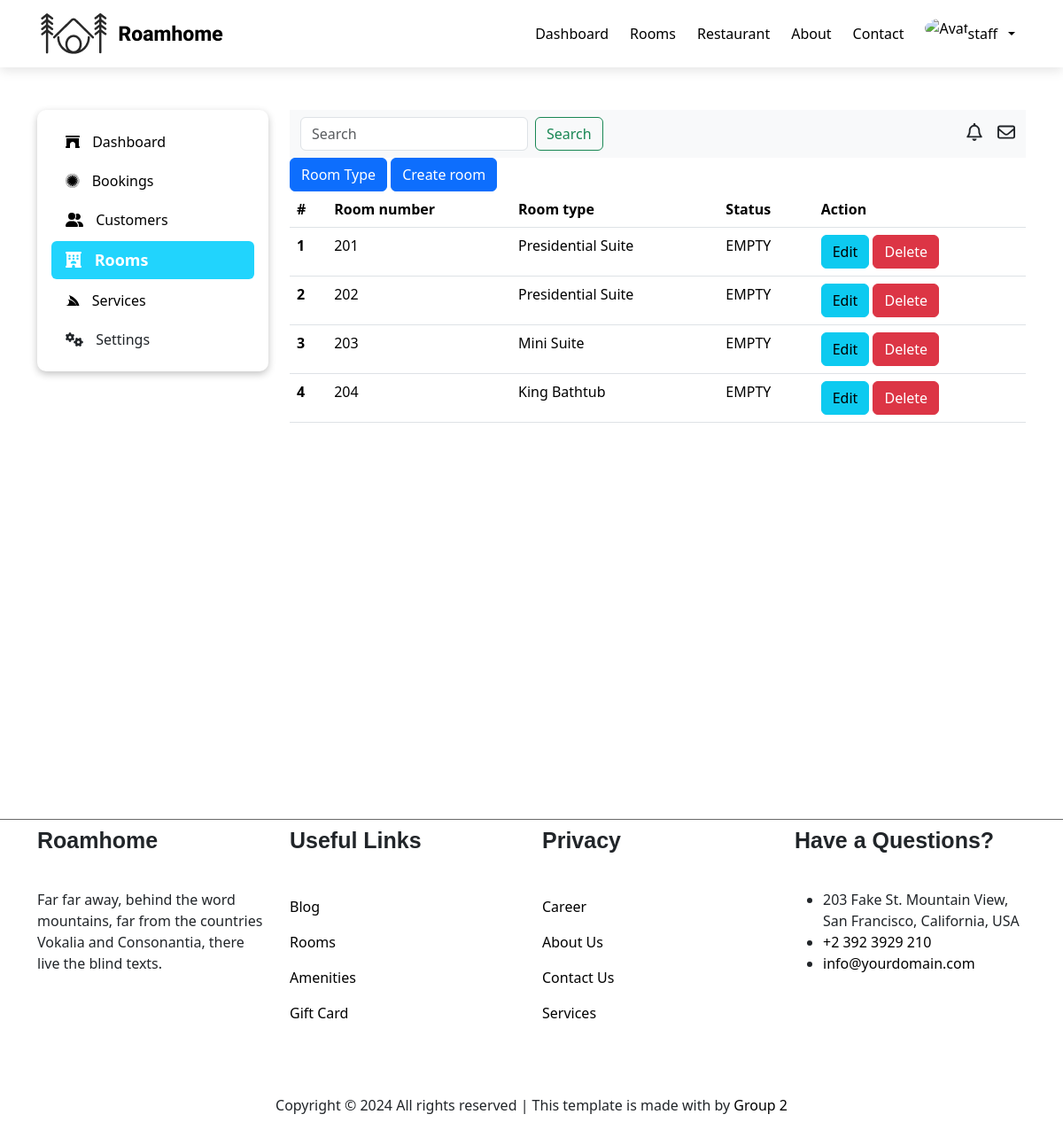
/wp-admin/rooms/ (signed in), run on the app's committed database.
### user/models.py (models this page shows, shortened)
class User(AbstractBaseUser, PermissionsMixin):
    class Meta:
        db_table = 'user'
    username = models.CharField(max_length=20, unique=True)
    email = models.EmailField(_('email address'), unique=True)
    role = models.CharField(max_length=10, choices=Roles.choices, default=Roles.USER)
    is_staff = models.BooleanField(default=False)
    created_at = models.DateTimeField(auto_now_add=True)
    updated_at = models.DateTimeField(auto_now=True)
    status = models.BooleanField(default=True)
    objects = CustomUserManager()
    USERNAME_FIELD = 'username'
    REQUIRED_FIELDS = ['email']

### room/models.py (models this page shows)
class Room(models.Model):
    class Meta:
        db_table = 'room'
    class Status(models.TextChoices):
        EMPTY = 'EMPTY'
        CLEAN = 'CLEAN'
        BOOKED = 'BOOKED'
    room_number = models.CharField(max_length=10)
    status = models.CharField(max_length=10, choices=Status.choices, default=Status.EMPTY)
    room_type = models.ForeignKey(RoomType, on_delete=models.CASCADE)

class RoomType(models.Model):
    class Meta:
        db_table = 'room-type'
    name = models.CharField(max_length=50)
    description = models.TextField()
    price = models.FloatField()
    num_adults = models.IntegerField()
    num_children = models.IntegerField()
    banner = models.CharField(max_length=200, default='/room/images/room.jpg')
    def __str__(self):
        return self.name

### manager/views.py (the view)
# urls.py: path('rooms/', manager.all_room, name='all-room'),
@login_required(login_url='login')
@user_passes_test(lambda user: user.role == 'STAFF', login_url='home')
def all_room(request):
    rooms = Room.objects.all()
    return render(request, 'manager/pages/rooms/rooms.html', { 'rooms': rooms })

### manager/templates/manager/pages/rooms/rooms.html
{% extends 'manager/pages/dashboard.html' %} {% block dashboard_section %}
<main>
    <div>
        <a href="{% url 'all-room-type' %}" type="button" class="btn btn-primary">Room Type</a>
        <a href="{% url 'create-room' %}" type="button" class="btn btn-primary">Create room</a>
    </div>
    <table class="table">
        <thead>
            <tr>
                <th scope="col">#</th>
                <th scope="col">Room number</th>
                <th scope="col">Room type</th>
                <th scope="col">Status</th>
                <th scope="col">Action</th>
            </tr>
        </thead>
        <tbody>
            {% for room in rooms %}
            <tr>
                <th scope="row">{{ room.id }}</th>
                <td>{{ room.room_number }}</td>
                <td>{{ room.room_type }}</td>
                <td>{{ room.status }}</td>
                <td>
                    <a href="/wp-admin/rooms/update/{{ room.id }}" class="btn btn-info">Edit</a>
                    <a href="/wp-admin/room-types/delete/{{ roome.id }}" class="btn btn-danger">Delete</a>
                </td>
            </tr>
            {% endfor %}
        </tbody>
    </table>
</main>
{% endblock %}

### manager/templates/manager/components/header.html (shortened to what this page needs)
{% load static %}
<header>
    <nav class="navbar navbar-expand-lg">
        <div class="container">
            <a class="navbar-brand" href="/">
                <img src="{% static 'manager/images/logo.png' %}" alt="Logo">
            </a>
            <div class="collapse navbar-collapse" id="navbarNav">
                <ul class="navbar-nav me-auto mb-2 mb-lg-0">
                    {% if user.is_authenticated and user.role == 'STAFF' %}
                        <li class="nav-item">
                            <a class="nav-link active" aria-current="page" href="{% url 'dashboard' %}"
                                >Dashboard</a
                            >
                        </li>
                    {% else %}
                    <li class="nav-item">
                        <a class="nav-link {% if request.path == '/'%}nav-active{% endif %}" aria-current="page" href="/"
                            >Home</a
                        >
                    </li>
                    {% endif %}
                    <li class="nav-item">
                        <a
                            class="nav-link {% if request.path == '/rooms/'%}nav-active{% endif %}"
                            aria-current="page"
                            href="{% url 'all-rooms' %}"
                            >Rooms</a
                        >
                    </li>
                    <li class="nav-item">
                        <a class="nav-link" aria-current="page" href="#"
                            >Restaurant</a
                        >
                    </li>
                    <li class="nav-item">
                        <a class="nav-link {% if request.path == '/about/'%}nav-active{% endif %}" aria-current="page" href="{% url 'about' %}"
                            >About</a
                        >
                    </li>
                    <li class="nav-item">
                        <a class="nav-link {% if request.path == '/contact/'%}nav-active{% endif %}" aria-current="page" href="#"
                            >Contact</a
                        >
                    </li>
                </ul>
                <div class="d-flex gap-2">
                    {% if user.is_authenticated %}
                    <div
                        class="collapse navbar-collapse"
                        id="navbarNavDropdown"
                    >
                        <ul class="navbar-nav">
                            <li class="nav-item dropdown">
                                <a
                                    class="nav-link d-flex gap-2 align-items-center dropdown-toggle"
                                    href="#"
                                    role="button"
                                    data-bs-toggle="dropdown"
                                    aria-expanded="false"
                                >
                                    <div class="wrapper-avatar">
                                        <img
                                            src="https://images.unsplash.com/photo-1576266076037-1c6bd988abf8?q=80&w=1935&auto=format&fit=crop&ixlib=rb-4.0.3&ixid=M3wxMjA3fDB8MHxwaG90by1wYWdlfHx8fGVufDB8fHx8fA%3D%3D"
                                            alt="Avatar"
                                        />
                                    </div>
                                    <div>{{ user.username }}</div>
                                </a>
                            </li>
                        </ul>
                    </div>
                    {% endif %}
                </div>
            </div>
        </div>
    </nav>
</header>

### manager/static/manager/css/global.css (style rules this page uses)
body { height: 100vh; }

### manager/static/manager/css/header.css (style rules this page uses)
.navbar-collapse { flex-grow: 0 ; }
header { box-shadow: rgba(0, 0, 0, 0.1) 0px 4px 12px; }
.nav-link { color: black; padding: 6px 12px !important; transition: .3s; }
.wrapper-avatar { width: 40px; height: 40px; }
.wrapper-avatar > img { width: 100%; height: 100%; border-radius: 50%; }

### manager/static/manager/css/footer.css (style rules this page uses)
a { color: black; text-decoration: none; }

### data on the page
User: username "staff"
Room: id "1", room_number "201", room_type "Presidential Suite", status "EMPTY"
Room: id "2", room_number "202", room_type "Presidential Suite", status "EMPTY"
Room: id "3", room_number "203", room_type "Mini Suite", status "EMPTY"
Room: id "4", room_number "204", room_type "King Bathtub", status "EMPTY"
